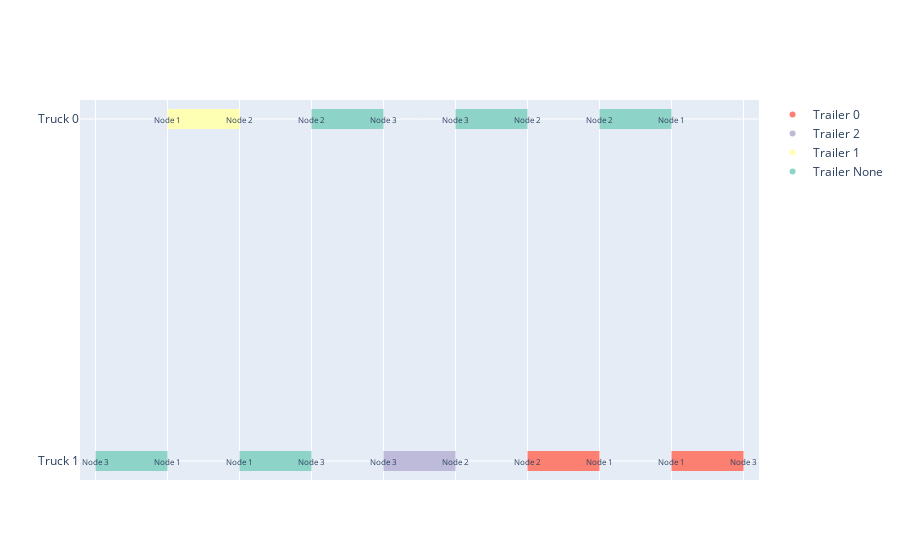

The notebook cell saved with this chart:
### Code cell
env = EVRP
dataset = env.make_dataset(
        filename='../instances/example2.json'
    )

# Need a dataloader to batch instances
dataloader = DataLoader(dataset, batch_size=1, collate_fn=collate_fn)

# Make var works for dicts
batch = next(iter(dataloader))

# Run the model
model.eval()
model.set_decode_type('greedy')

with torch.no_grad():
    length, _, edges, decision = model(batch[0].copy(), batch[1].copy(), return_pi=True)

edges=edges.permute(1,2,0)
decision=decision.permute(0, 2, 1)

for i, graph in enumerate(batch[1]):
    print("graph_index", i)
    fig, ax = plt.subplots()
    graph.draw(ax=ax, with_labels=True)
    plt.show()

    for edge, d in zip(edges[i], decision[i]):
        fig, ax = plt.subplots()
        print(edge, d)

        graph.clear()
        edge = graph.visit_edge([edge])
        graph.update_attributes(edge)
        graph.draw(ax=ax, with_labels=True)

        plt.show()

    data = edges[0].numpy().astype(int)
    plot_timeline(data)

### Figure 1 — Plotly figure (JSON) as saved in the notebook; plotly's stock layout.template omitted (floating-point values rounded to 4 significant figures)
{"data": [{"hoverinfo": "none", "line": {"color": "rgb(255,255,179)", "width": 20}, "mode": "lines", "name": "Truck 0", "showlegend": false, "type": "scatter", "x": ["1970-01-01T01:00:00", "1970-01-01T02:00:00"], "y": ["Truck 0", "Truck 0"]}, {"hoverinfo": "none", "line": {"color": "rgb(141,211,199)", "width": 20}, "mode": "lines", "name": "Truck 0", "showlegend": false, "type": "scatter", "x": ["1970-01-01T03:00:00", "1970-01-01T04:00:00"], "y": ["Truck 0", "Truck 0"]}, {"hoverinfo": "none", "line": {"color": "rgb(141,211,199)", "width": 20}, "mode": "lines", "name": "Truck 0", "showlegend": false, "type": "scatter", "x": ["1970-01-01T05:00:00", "1970-01-01T06:00:00"], "y": ["Truck 0", "Truck 0"]}, {"hoverinfo": "none", "line": {"color": "rgb(141,211,199)", "width": 20}, "mode": "lines", "name": "Truck 0", "showlegend": false, "type": "scatter", "x": ["1970-01-01T07:00:00", "1970-01-01T08:00:00"], "y": ["Truck 0", "Truck 0"]}, {"hoverinfo": "none", "line": {"color": "rgb(141,211,199)", "width": 20}, "mode": "lines", "name": "Truck 1", "showlegend": false, "type": "scatter", "x": ["1970-01-01T00:00:00", "1970-01-01T01:00:00"], "y": ["Truck 1", "Truck 1"]}, {"hoverinfo": "none", "line": {"color": "rgb(141,211,199)", "width": 20}, "mode": "lines", "name": "Truck 1", "showlegend": false, "type": "scatter", "x": ["1970-01-01T02:00:00", "1970-01-01T03:00:00"], "y": ["Truck 1", "Truck 1"]}, {"hoverinfo": "none", "line": {"color": "rgb(190,186,218)", "width": 20}, "mode": "lines", "name": "Truck 1", "showlegend": false, "type": "scatter", "x": ["1970-01-01T04:00:00", "1970-01-01T05:00:00"], "y": ["Truck 1", "Truck 1"]}, {"hoverinfo": "none", "line": {"color": "rgb(251,128,114)", "width": 20}, "mode": "lines", "name": "Truck 1", "showlegend": false, "type": "scatter", "x": ["1970-01-01T06:00:00", "1970-01-01T07:00:00"], "y": ["Truck 1", "Truck 1"]}, {"hoverinfo": "none", "line": {"color": "rgb(251,128,114)", "width": 20}, "mode": "lines", "name": "Truck 1", "showlegend": false, "type": "scatter", "x": ["1970-01-01T08:00:00", "1970-01-01T09:00:00"], "y": ["Truck 1", "Truck 1"]}, {"legendgroup": "Trailer None", "marker": {"color": "rgb(141,211,199)"}, "mode": "markers", "name": "Trailer None", "type": "scatter", "x": [null], "y": [null]}, {"legendgroup": "Trailer 1", "marker": {"color": "rgb(255,255,179)"}, "mode": "markers", "name": "Trailer 1", "type": "scatter", "x": [null], "y": [null]}, {"legendgroup": "Trailer 2", "marker": {"color": "rgb(190,186,218)"}, "mode": "markers", "name": "Trailer 2", "type": "scatter", "x": [null], "y": [null]}, {"legendgroup": "Trailer 0", "marker": {"color": "rgb(251,128,114)"}, "mode": "markers", "name": "Trailer 0", "type": "scatter", "x": [null], "y": [null]}], "layout": {"annotations": [{"align": "center", "arrowhead": 2, "arrowsize": 1.5, "arrowwidth": 1.5, "ax": 20, "ay": 0, "font": {"size": 8}, "showarrow": false, "text": "Node 1", "valign": "bottom", "x": "1970-01-01T01:00:00", "xref": "x", "y": "Truck 0", "yref": "y"}, {"align": "center", "arrowhead": 2, "arrowsize": 1.5, "arrowwidth": 1.5, "ax": -20, "ay": 0, "font": {"size": 8}, "showarrow": false, "text": "Node 2", "valign": "bottom", "x": "1970-01-01T02:00:00", "xref": "x", "y": "Truck 0", "yref": "y"}, {"align": "center", "arrowhead": 2, "arrowsize": 1.5, "arrowwidth": 1.5, "ax": 20, "ay": 0, "font": {"size": 8}, "showarrow": false, "text": "Node 2", "valign": "bottom", "x": "1970-01-01T03:00:00", "xref": "x", "y": "Truck 0", "yref": "y"}, {"align": "center", "arrowhead": 2, "arrowsize": 1.5, "arrowwidth": 1.5, "ax": -20, "ay": 0, "font": {"size": 8}, "showarrow": false, "text": "Node 3", "valign": "bottom", "x": "1970-01-01T04:00:00", "xref": "x", "y": "Truck 0", "yref": "y"}, {"align": "center", "arrowhead": 2, "arrowsize": 1.5, "arrowwidth": 1.5, "ax": 20, "ay": 0, "font": {"size": 8}, "showarrow": false, "text": "Node 3", "valign": "bottom", "x": "1970-01-01T05:00:00", "xref": "x", "y": "Truck 0", "yref": "y"}, {"align": "center", "arrowhead": 2, "arrowsize": 1.5, "arrowwidth": 1.5, "ax": -20, "ay": 0, "font": {"size": 8}, "showarrow": false, "text": "Node 2", "valign": "bottom", "x": "1970-01-01T06:00:00", "xref": "x", "y": "Truck 0", "yref": "y"}, {"align": "center", "arrowhead": 2, "arrowsize": 1.5, "arrowwidth": 1.5, "ax": 20, "ay": 0, "font": {"size": 8}, "showarrow": false, "text": "Node 2", "valign": "bottom", "x": "1970-01-01T07:00:00", "xref": "x", "y": "Truck 0", "yref": "y"}, {"align": "center", "arrowhead": 2, "arrowsize": 1.5, "arrowwidth": 1.5, "ax": -20, "ay": 0, "font": {"size": 8}, "showarrow": false, "text": "Node 1", "valign": "bottom", "x": "1970-01-01T08:00:00", "xref": "x", "y": "Truck 0", "yref": "y"}, {"align": "center", "arrowhead": 2, "arrowsize": 1.5, "arrowwidth": 1.5, "ax": 20, "ay": 0, "font": {"size": 8}, "showarrow": false, "text": "Node 3", "valign": "bottom", "x": "1970-01-01T00:00:00", "xref": "x", "y": "Truck 1", "yref": "y"}, {"align": "center", "arrowhead": 2, "arrowsize": 1.5, "arrowwidth": 1.5, "ax": -20, "ay": 0, "font": {"size": 8}, "showarrow": false, "text": "Node 1", "valign": "bottom", "x": "1970-01-01T01:00:00", "xref": "x", "y": "Truck 1", "yref": "y"}, {"align": "center", "arrowhead": 2, "arrowsize": 1.5, "arrowwidth": 1.5, "ax": 20, "ay": 0, "font": {"size": 8}, "showarrow": false, "text": "Node 1", "valign": "bottom", "x": "1970-01-01T02:00:00", "xref": "x", "y": "Truck 1", "yref": "y"}, {"align": "center", "arrowhead": 2, "arrowsize": 1.5, "arrowwidth": 1.5, "ax": -20, "ay": 0, "font": {"size": 8}, "showarrow": false, "text": "Node 3", "valign": "bottom", "x": "1970-01-01T03:00:00", "xref": "x", "y": "Truck 1", "yref": "y"}, {"align": "center", "arrowhead": 2, "arrowsize": 1.5, "arrowwidth": 1.5, "ax": 20, "ay": 0, "font": {"size": 8}, "showarrow": false, "text": "Node 3", "valign": "bottom", "x": "1970-01-01T04:00:00", "xref": "x", "y": "Truck 1", "yref": "y"}, {"align": "center", "arrowhead": 2, "arrowsize": 1.5, "arrowwidth": 1.5, "ax": -20, "ay": 0, "font": {"size": 8}, "showarrow": false, "text": "Node 2", "valign": "bottom", "x": "1970-01-01T05:00:00", "xref": "x", "y": "Truck 1", "yref": "y"}, {"align": "center", "arrowhead": 2, "arrowsize": 1.5, "arrowwidth": 1.5, "ax": 20, "ay": 0, "font": {"size": 8}, "showarrow": false, "text": "Node 2", "valign": "bottom", "x": "1970-01-01T06:00:00", "xref": "x", "y": "Truck 1", "yref": "y"}, {"align": "center", "arrowhead": 2, "arrowsize": 1.5, "arrowwidth": 1.5, "ax": -20, "ay": 0, "font": {"size": 8}, "showarrow": false, "text": "Node 1", "valign": "bottom", "x": "1970-01-01T07:00:00", "xref": "x", "y": "Truck 1", "yref": "y"}, {"align": "center", "arrowhead": 2, "arrowsize": 1.5, "arrowwidth": 1.5, "ax": 20, "ay": 0, "font": {"size": 8}, "showarrow": false, "text": "Node 1", "valign": "bottom", "x": "1970-01-01T08:00:00", "xref": "x", "y": "Truck 1", "yref": "y"}, {"align": "center", "arrowhead": 2, "arrowsize": 1.5, "arrowwidth": 1.5, "ax": -20, "ay": 0, "font": {"size": 8}, "showarrow": false, "text": "Node 3", "valign": "bottom", "x": "1970-01-01T09:00:00", "xref": "x", "y": "Truck 1", "yref": "y"}], "legend": {"traceorder": "reversed"}, "showlegend": true, "xaxis": {"showticklabels": false}, "yaxis": {"autorange": "reversed"}}}
